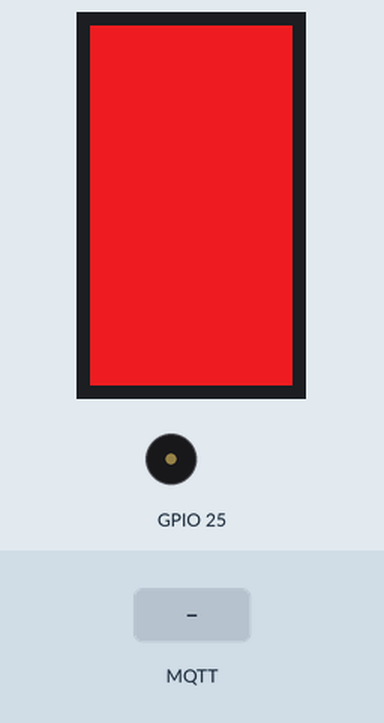
A sketch run on a simulated ESP32. On the bench: 135×240 colour display, buzzer (waves = sounding). The test bench sets the inputs (shaded band). WiFi joins after 1.5 s; servers stay silent unless stated; no MQTT or app messages arrive unless stated; what the sketch prints to the serial monitor is not drawn.

Above: at 2.8 s.
2.9 s: MQTT message "1" arrives on the first subscribed topic
At 4.5 s:
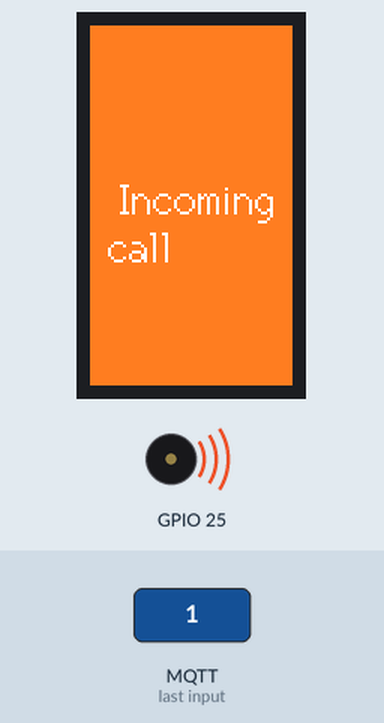
5.9 s: MQTT message "0" arrives on the first subscribed topic
At 6.8 s:
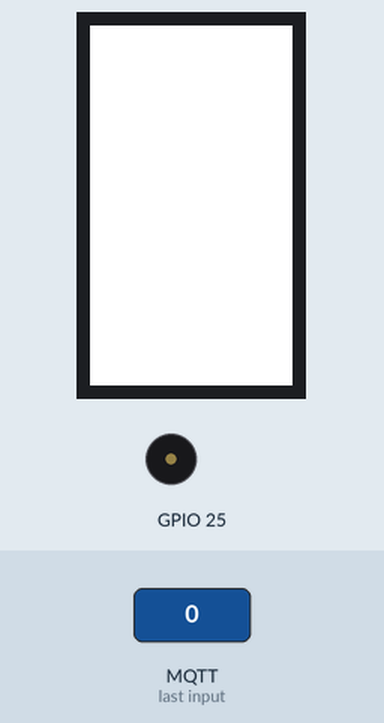
7.4 s: MQTT message "1" arrives on the first subscribed topic
At 8.0 s:
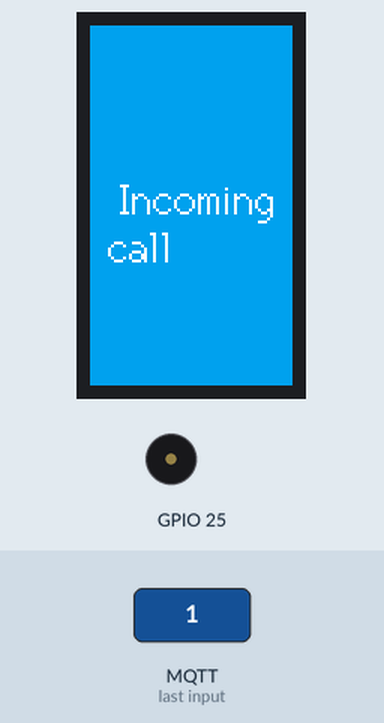
10.4 s: MQTT message "on" arrives on the first subscribed topic
At 11.5 s:
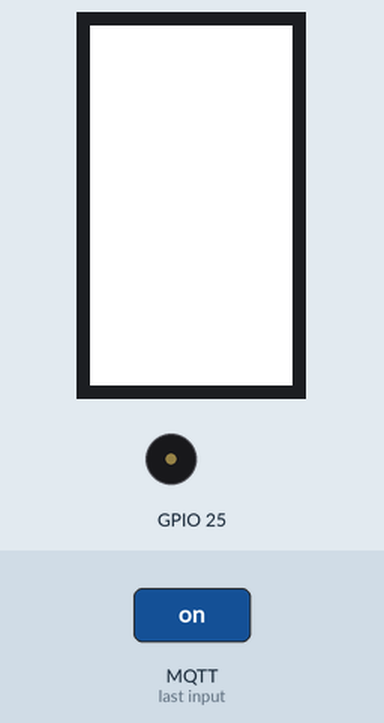
11.9 s: MQTT message "1" arrives on the first subscribed topic
At 12.7 s:
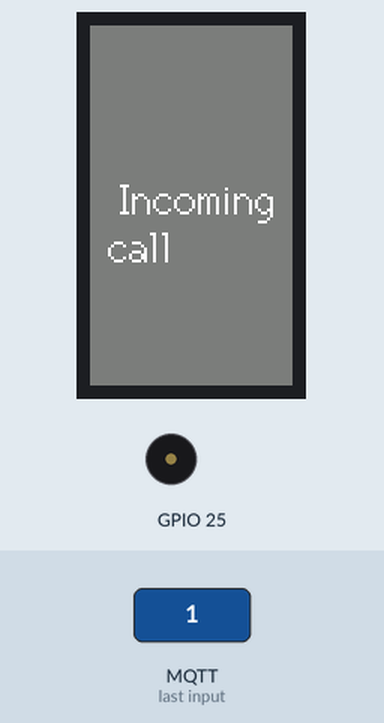
Timing chart, 0 to 13.5 s (numbered marks = the images above; inputs shaded):
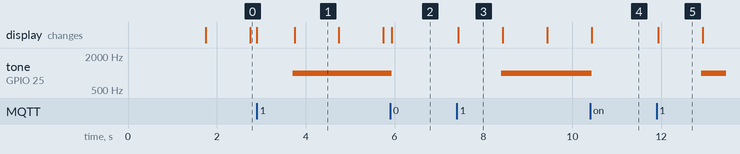

Measured:
- after the input at 2.9 s, tone on GPIO 25: silent → 1000 Hz after 0.81 s; the display: first changes at once (image 1 shows a later state)
- after the input at 5.9 s, tone on GPIO 25: 1000 Hz → silent at once; the display: changes at once (image 2)
- after the input at 7.4 s, tone on GPIO 25: silent → 1000 Hz after 1.0 s; the display: changes at once (image 3)
- after the input at 10.4 s, tone on GPIO 25: 1000 Hz → silent at once
- after the input at 11.9 s, tone on GPIO 25: silent → 1000 Hz after 1.0 s; the display: changes at once (image 5)
- what the display in image 1 shows lasts 1.0 s, from 3.7 s to 4.7 s

The sketch:

M5_MQTT.ino
```cpp
#include <M5StickCPlus.h>
#include <WiFi.h>
#include <PubSubClient.h>

const char* ssid = "iotempire-magnusperfectus";
const char* password = "iotempire";
const char* mqtt_server = "192.168.12.1";
const char* mqtt_topic = "magnusp/LCD";

unsigned long previous_time = 0;
int period = 1000;
int color[] = {0xfd79, 0xe8e4, 0xfbe4, 0xff80, 0x2589, 0x51d, 0x3a59, 0xa254, 0x7bef, 0xffff};
int currentColor = 0;
bool shouldChangeColor = true;
bool isIncomingCall = false;
bool isBeeping = false;

WiFiClient espClient;
PubSubClient client(espClient);

void setup() {
  M5.begin();
  setupWifi();
  client.setServer(mqtt_server, 1883);
  client.setCallback(callback);
}

void loop() {
  if (!client.connected()) {
    reconnect();
  }
  client.loop();

  if (shouldChangeColor && millis() - previous_time >= period) {
    previous_time = millis();
    M5.Lcd.fillScreen(color[currentColor]);
    currentColor = (currentColor + 1) % 10;
  }

  if (isIncomingCall) {
    M5.Lcd.setTextFont(2);
    M5.Lcd.setTextSize(2);
    M5.Lcd.setTextColor(TFT_WHITE, TFT_BLACK);
    M5.Lcd.setCursor(20, 100);
    M5.Lcd.print("Incoming call");
  }
  if (isBeeping) {
    M5.Beep.tone(5000, 1500);
    M5.Beep.beep();
  } else {
    M5.Beep.mute();
  }
}

void setupWifi() {
  Serial.begin(115200);
  delay(10);
  Serial.println();
  Serial.print("Connecting to ");
  Serial.println(ssid);
  WiFi.begin(ssid, password);
  while (WiFi.status() != WL_CONNECTED) {
    delay(500);
    Serial.print(".");
  }
  Serial.println();
  Serial.println("WiFi connected");
}

void callback(char* topic, byte* payload, unsigned int length) {
  String message = "";
  for (int i = 0; i < length; i++) {
    message += (char)payload[i];
  }
  int messageValue = message.toInt();
  if (messageValue == 0) {
    shouldChangeColor = false;
    M5.Lcd.fillScreen(TFT_WHITE);
    isIncomingCall = false;
    isBeeping = false;
  } else if (messageValue == 1) {
    shouldChangeColor = true;
    isIncomingCall = true;
    isBeeping = true;
  }
}

void reconnect() {
  while (!client.connected()) {
    Serial.print("Attempting MQTT connection...");
    if (client.connect("M5StickCPlusClient")) {
      Serial.println("connected");
      client.subscribe(mqtt_topic);
    } else {
      Serial.print("failed, rc=");
      Serial.print(client.state());
      Serial.println(" try again in 5 seconds");
      delay(5000);
    }
  }
}
```
